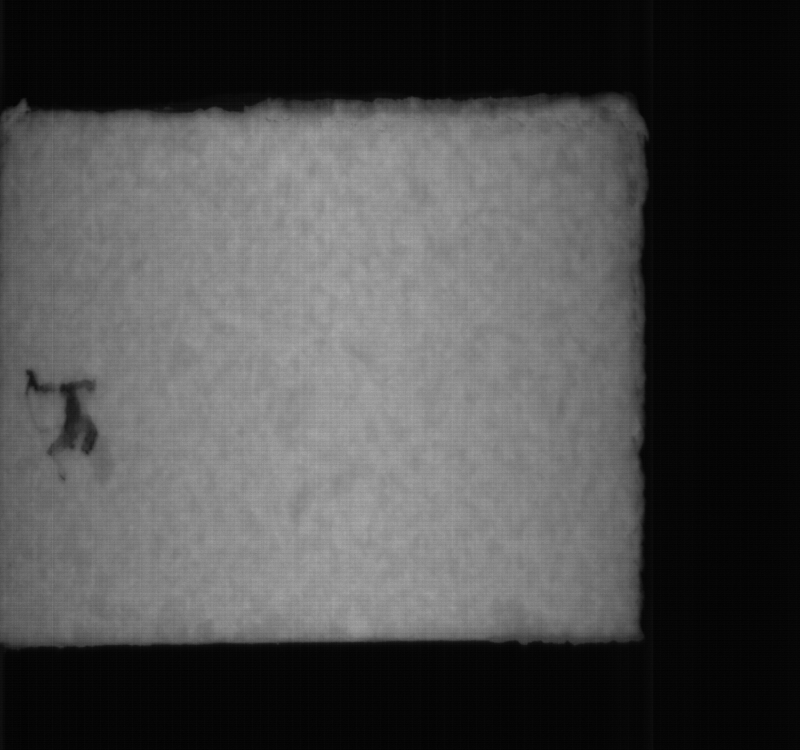
#> input picture U3/images/DOW1.png, 800 x 750 px; its folder holds 4 pictures in this run
$ python app.py   (older library calls are emulated)
#> lines starting #> are read from the running program, lines starting #| are printed output that depends on the picture; after the words box and inside, x2 and y2 are one past the last pixel; in counts of white or black regions, pixels touching at a corner belong together
### U3/utils.py
"""
Image Utils
"""

import cv2
from numpy import uint8, full as nfull

imageDepth = cv2.CV_16S
borderType = cv2.BORDER_REFLECT_101


def runThreshold(image, min=0):
    _, threshold = cv2.threshold(image, min, 256, cv2.THRESH_BINARY)
    return threshold


def runFillInv(image, grayValue=0):
    [_, image, _, _] = cv2.floodFill(
        image.copy(), None, (grayValue, grayValue), 255)
    return cv2.bitwise_not(image)


def runOr(threshold, filled):
    return threshold | filled


def runErosion(image, size=3):
    kernel = cv2.getStructuringElement(cv2.MORPH_RECT, (size, size))
    return cv2.erode(image, kernel)


def runMedian(image, size=3):
    return cv2.medianBlur(image, size)


def runOffset(originalImage, substrate, offset=100):
    return (originalImage - substrate) + offset


def runMask(image, mask):
    return cv2.bitwise_and(image, image, mask=mask)


def runClosing(image, size=3):
    kernel = cv2.getStructuringElement(cv2.MORPH_RECT, (size, size))
    return cv2.erode(cv2.dilate(image, kernel), kernel)


def colorMask(image, mask, color=(0, 0, 255)):
    imageWithoutError = cv2.cvtColor(
        runMask(image, cv2.bitwise_not(mask)), cv2.COLOR_GRAY2BGR)
    plainColor = nfull(imageWithoutError.shape, color, dtype=uint8)
    coloredMask = runMask(plainColor, mask)
    coloredError = coloredMask + imageWithoutError
    return [imageWithoutError, coloredMask, coloredError]

### U3/Window.py
"""
OpenCV Window Helper
"""

import cv2


class Window:
    debugPrint = ''

    def __init__(self, name, scale=1, offset=(0, 0)):
        self.name = name
        self.scale = scale
        self.offset = offset

        cv2.namedWindow(name, cv2.WINDOW_KEEPRATIO)
        cv2.moveWindow(name, offset[0], offset[1])
        cv2.setWindowProperty(name, cv2.WND_PROP_TOPMOST, 1)
        print(
            f'(Window.init) Init new Window "{name}": Scale {scale}, Offset {offset}')

    def addTrackbar(self, name, range, onChange):
        cv2.createTrackbar(name, self.name, range[0], range[1], onChange)

    def setTrackbar(self, name, value):
        cv2.setTrackbarPos(name, self.name, value)

    def destroy(self):
        print(f'(Window.destroy) Destroy "{self.name}" window')
        cv2.destroyWindow(self.name)

    def show(self, imageName, image):
        log = f'(Window.show) Show in "{self.name}" window: {imageName}'
        if log != self.debugPrint:
            self.debugPrint = log
            print(log)

        preview = cv2.resize(image, None, fx=self.scale,
                             fy=self.scale, interpolation=cv2.INTER_AREA)

        if (len(preview.shape) < 3):
            preview = cv2.cvtColor(preview, cv2.COLOR_GRAY2BGR)

        preview = cv2.putText(
            preview, imageName.capitalize(), (10, 20), cv2.FONT_HERSHEY_SIMPLEX, 0.5, (0, 255, 0), 1, cv2.LINE_AA)
        cv2.imshow(self.name, preview)

### U3/ImageStore.py
"""
Image Store
"""

from typing import Dict
from numpy import ndarray


class ImageStore:
    images: Dict[str, ndarray] = {}

    @classmethod
    def add(self, name: str, image: ndarray):
        # print(f'(ImageStore.add) Add "{name}"')
        self.images.update({name: image})
        return self.getByName(name)

    @classmethod
    def getByName(self, name: str):
        return self.images.get(name)

    @classmethod
    def getByPosition(self, pos: int):
        return list(self.images.items())[pos]

    @classmethod
    def size(self):
        return len(self.images)

### U3/detector.py
"""
Image Detector
"""

import utils
from cv2 import countNonZero, mean as cvmean
from typing import Dict, List
from ImageStore import ImageStore

imageStats: Dict[str, List[str]] = {}


def analyzeImage(name, originalImage):
    print(f'(analyzeImage) Analyzing {name} {originalImage.shape}')

    mask = ImageStore.add(
        'mask threshold', utils.runThreshold(originalImage, 20))
    filledInv = ImageStore.add(
        'mask filled inverted', utils.runFillInv(mask, 0))
    mask = ImageStore.add('mask threshold w/o filled',
                          utils.runOr(mask, filledInv))
    mask = ImageStore.add('mask erosion', utils.runErosion(mask, 15))

    maskArea = countNonZero(mask)
    imageStats[name] = [f'Mask area: {maskArea}px']

    grayImage = ImageStore.add(
        'gray median', utils.runMedian(originalImage, 51))
    grayImage = ImageStore.add(
        'gray minus median w/ offset', utils.runOffset(originalImage, grayImage, 100))
    grayImage = ImageStore.add('gray masked', utils.runMask(grayImage, mask))

    mean = cvmean(grayImage, mask=mask)[0]
    threshold = 70
    thresholdPercentage = (threshold * mean) / 100.0
    imageStats[name].append(f'Mask gray mean: {round(mean, 3)}')
    imageStats[name].append(
        f'Error threshold: {round(thresholdPercentage, 3)} ({threshold}%)')

    grayMask = ImageStore.add(
        'gray threshold', utils.runThreshold(grayImage, thresholdPercentage))
    grayMask = ImageStore.add(
        'gray error filled inverted', utils.runFillInv(grayMask))
    grayMask = ImageStore.add('gray closing', utils.runClosing(grayMask, 3))

    errorArea = countNonZero(grayMask)
    imageStats[name].append(f'Error area: {errorArea}px')
    errorPercentage = (errorArea / maskArea) * 100.0
    imageStats[name].append(
        f'Faulty area to mask: {round(errorPercentage,4)}%')

    [imageWithoutError, coloredMask, coloredError] = utils.colorMask(
        originalImage, grayMask)
    ImageStore.add('gray w/o error', imageWithoutError)
    ImageStore.add('gray error marked', coloredMask)
    ImageStore.add('gray with error marked', coloredError)

### U3/app.py
"""
U3 app
"""

import cv2
from glob import glob
from os import path as ospath
from Window import Window
from ImageStore import ImageStore
from detector import analyzeImage, imageStats

"""
Load Images
"""
imageCounter = 0
globPath = ospath.join(ospath.abspath('./images'), '*.png')

for file in sorted(glob(globPath)):
    image = cv2.imread(file)
#> image is the input picture: shape (750, 800, 3); min 1, max 171, mean 74.5
    imageName = file.split('/')[-1].split('.')[0]
    ImageStore.add(imageName, cv2.cvtColor(image, cv2.COLOR_RGB2GRAY))
    imageCounter += 1
    print(f'(main) Image loaded: {imageName}')

"""
Trackbar functions
"""

TRACKBAR = {'IMAGE': -1, 'STEP': 0}
#> TRACKBAR = {'IMAGE': -1, 'STEP': 0}


def imageOnChange(value):
    prev = TRACKBAR['IMAGE']
    if prev == value:
        return

    print(f'(imageOnChange) {prev} to {value}')
    TRACKBAR['IMAGE'] = value

    [imageName, image] = ImageStore.getByPosition(value)

    analyzeImage(imageName, image)
    stepOnChange(TRACKBAR['STEP'])


def stepOnChange(value):
    prev = TRACKBAR['STEP']
    if prev != value:
        print(f'(stepOnChange) {prev} to {value}')

    TRACKBAR['STEP'] = value

    [imageName, image] = ImageStore.getByPosition(
        TRACKBAR['IMAGE'] if value == 0  # show original Image
        else value + imageCounter - 1)

    window.show(imageName, image)


"""
Main function
"""

window = Window('Main')
window.addTrackbar(
    'Image Select ', (0, imageCounter - 1), imageOnChange)
# TODO: replace max value with max amount of steps
window.addTrackbar('Step ', (0, 13), stepOnChange)

imageOnChange(0)  # to trigger first image generation
#> in imageOnChange, `prev = TRACKBAR['IMAGE']`: prev = -1
#| (imageOnChange) -1 to 0
#| (analyzeImage) Analyzing DOW1 (750, 800)
#> in runThreshold, `_, threshold = cv2.threshold(image, min, 256, cv2.THRESH_BINARY)`:
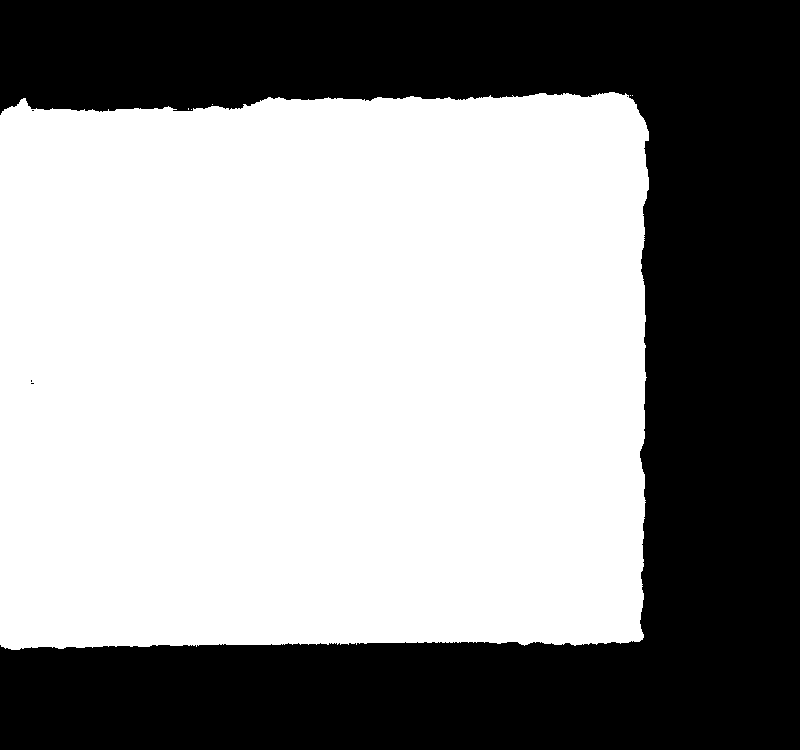
#> threshold: shape (750, 800); 58.3% white; 5 black regions (4 under 20 px), largest, box (x1, y1, x2, y2) and area: (0, 0, 800, 750) 250362
#> in runFillInv, `[_, image, _, _] = cv2.floodFill( image.copy(), None, (grayValue, gray..`: image: shape (750, 800); 100% white; black in thin lines or dots, all inside (x1, y1, x2, y2) = (31, 96, 628, 384)
#> in runOr, `return threshold | filled`: returned value: shape (750, 800); 58.3% white; 1 black region, box (x1, y1, x2, y2) and area: (0, 0, 800, 750) 250362
#> in runErosion, `return cv2.erode(image, kernel)`: returned value: shape (750, 800); 55.9% white; 1 black region, box (x1, y1, x2, y2) and area: (0, 0, 800, 750) 264806
#> in runOffset, `return (originalImage - substrate) + offset`:
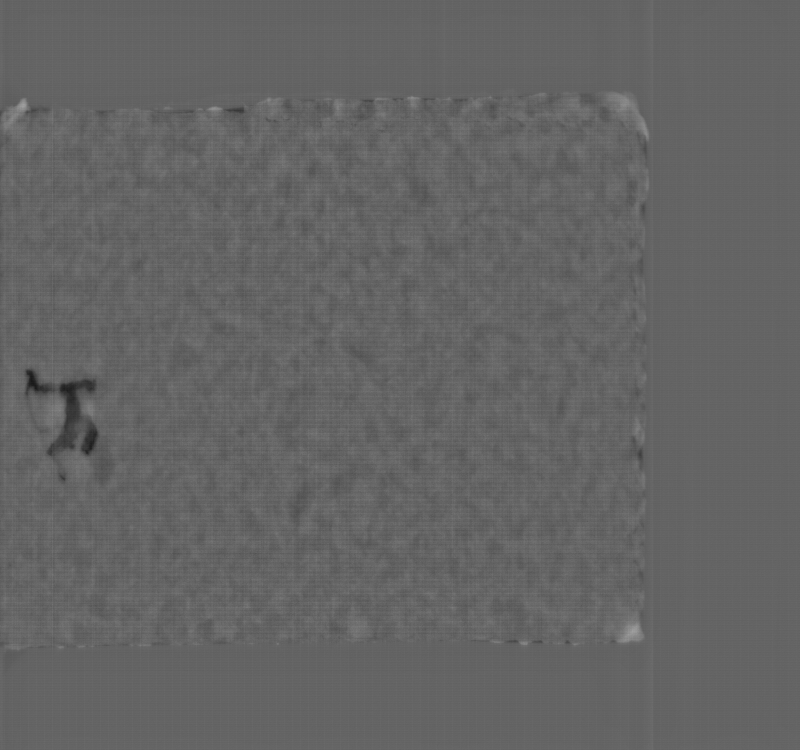
#> returned value: shape (750, 800); min 24, max 160, mean 100.2
#> in runMask, `return cv2.bitwise_and(image, image, mask=mask)`:
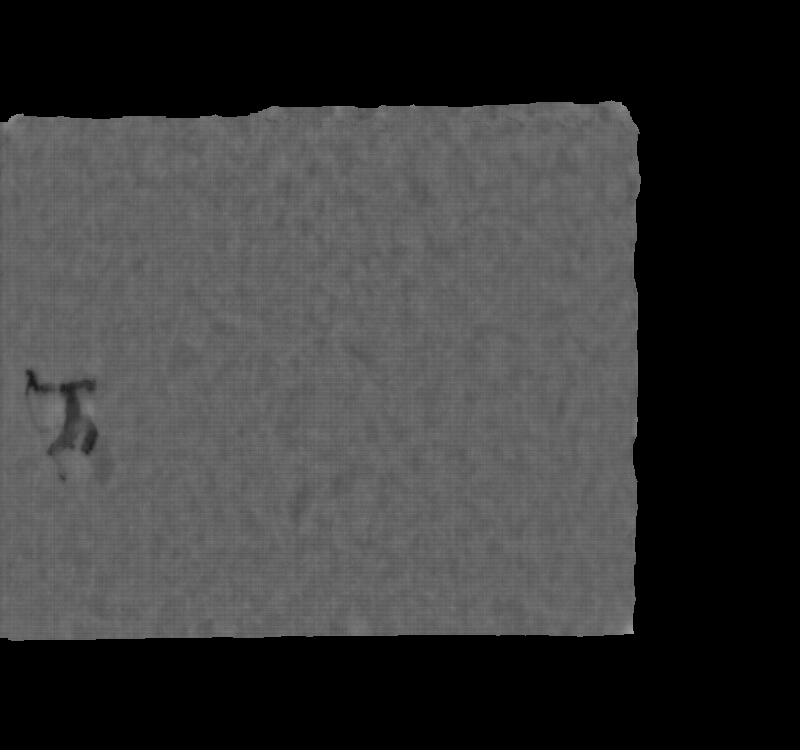
#> returned value: shape (750, 800); min 0, max 160, mean 56
#> call 2 of runThreshold, with min = 70.17
#> in runThreshold (call 2), `_, threshold = cv2.threshold(image, min, 256, cv2.THRESH_BINARY)`:
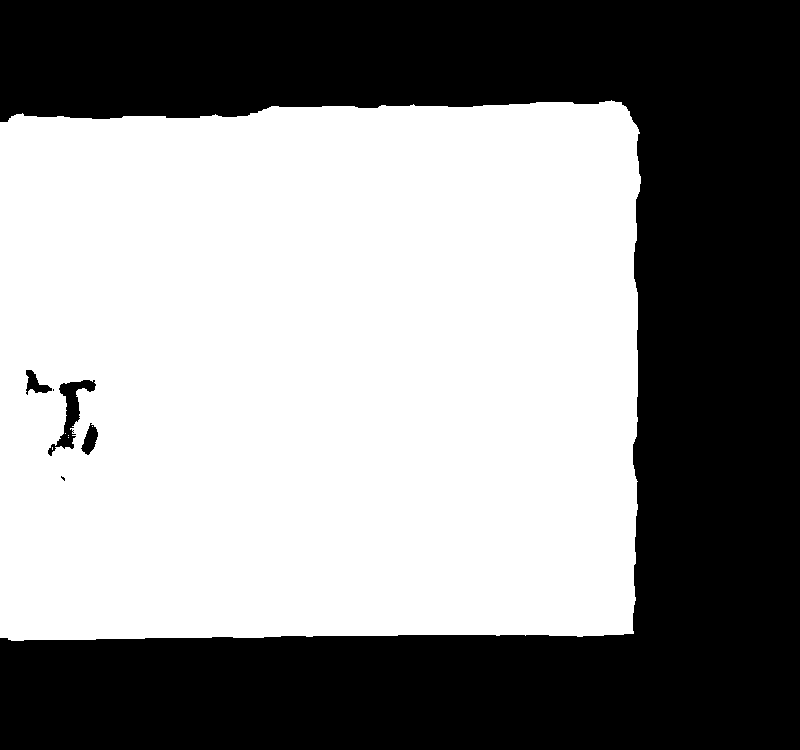
#> threshold: shape (750, 800); 55.6% white; 6 black regions (2 under 20 px), largest, box (x1, y1, x2, y2) and area: (0, 0, 800, 750) 264806, (48, 380, 96, 456) 1056, (81, 423, 98, 455) 299, (26, 370, 52, 395) 297
#> call 2 of runFillInv, with grayValue = 0
#> in runFillInv (call 2), `[_, image, _, _] = cv2.floodFill( image.copy(), None, (grayValue, gray..`:
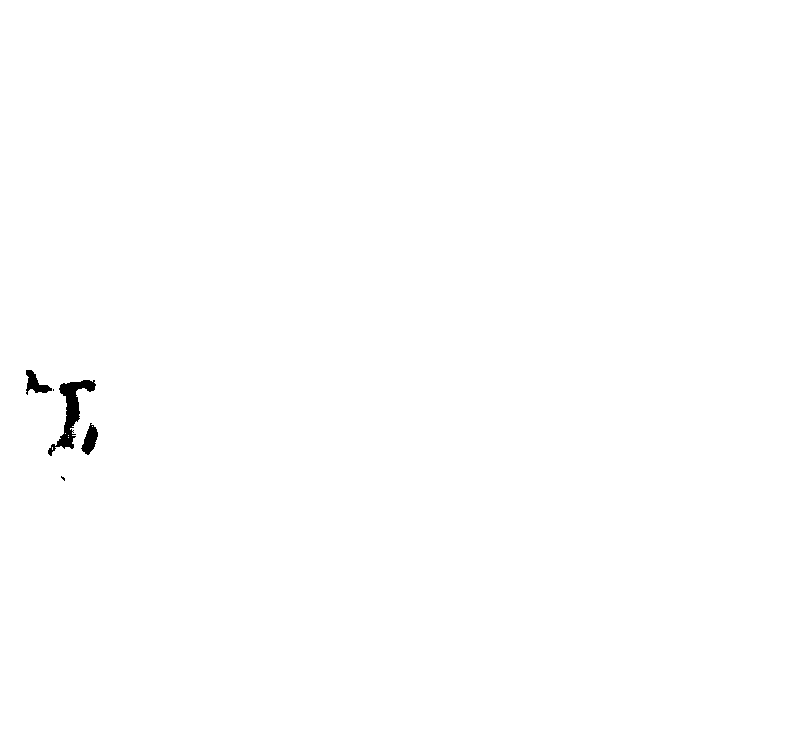
#> image: shape (750, 800); 99.7% white; 5 black regions (2 under 20 px), largest, box (x1, y1, x2, y2) and area: (48, 380, 96, 456) 1056, (81, 423, 98, 455) 299, (26, 370, 52, 395) 297
#> in runClosing, `return cv2.erode(cv2.dilate(image, kernel), kernel)`: returned value: shape (750, 800); 0.29% white; 4 white regions (1 under 20 px), largest, box (x1, y1, x2, y2) and area: (48, 380, 96, 456) 1100, (26, 370, 54, 395) 303, (81, 423, 98, 455) 302
#> in runMask (call 3), `return cv2.bitwise_and(image, image, mask=mask)`:
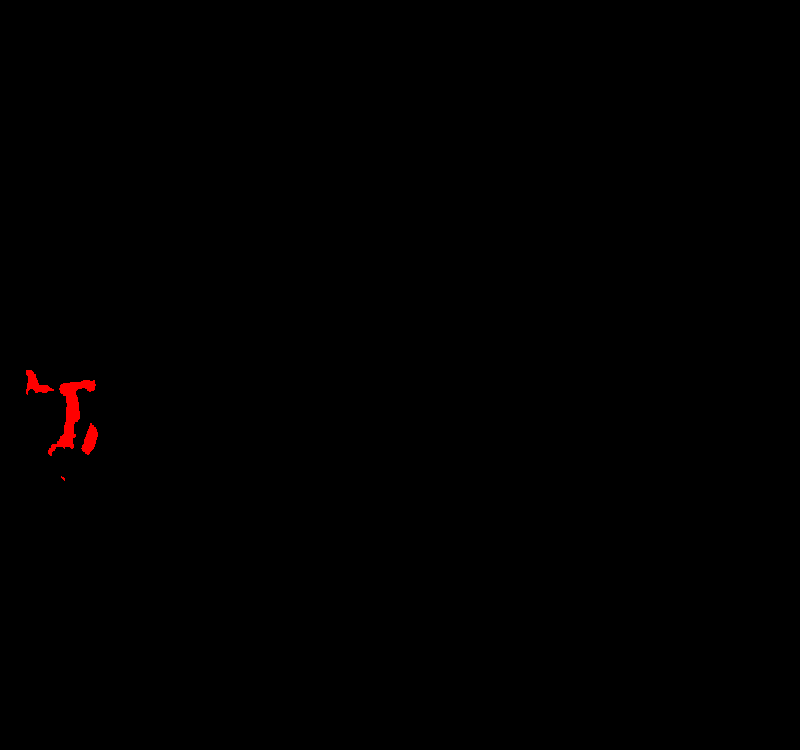
#> returned value: shape (750, 800, 3); mean of channels 0, 1, 2 0, 0, 0.7; drawn as B, G, R
#> in colorMask, `coloredMask = runMask(plainColor, mask)`:
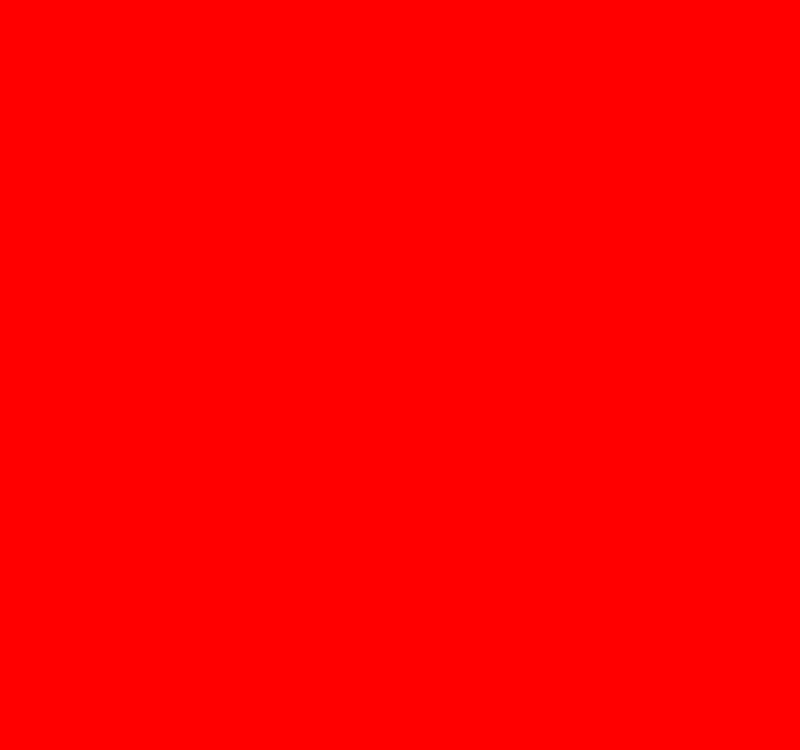
#> plainColor: shape (750, 800, 3); mean of channels 0, 1, 2 0, 0, 255; drawn as B, G, R
#> in stepOnChange, `prev = TRACKBAR['STEP']`: prev = 0
#> in show, `preview = cv2.putText( preview, imageName.capitalize(), (10, 20), cv2...`: preview: shape (750, 800, 3); 0.05% of pixels changed, all inside (x1, y1, x2, y2) = (11, 8, 49, 22)

print('(main) Press ESC to exit...')
while cv2.waitKey(0) != 27:
#> (key Esc is pressed here)
    pass

[print('(main) Image Stats ({0}):\n       {1}'.format(name, "\n       ".join(prints)))
 for [name, prints] in sorted(imageStats.items())]

print('(main) Closing all windows.')
cv2.destroyAllWindows()
